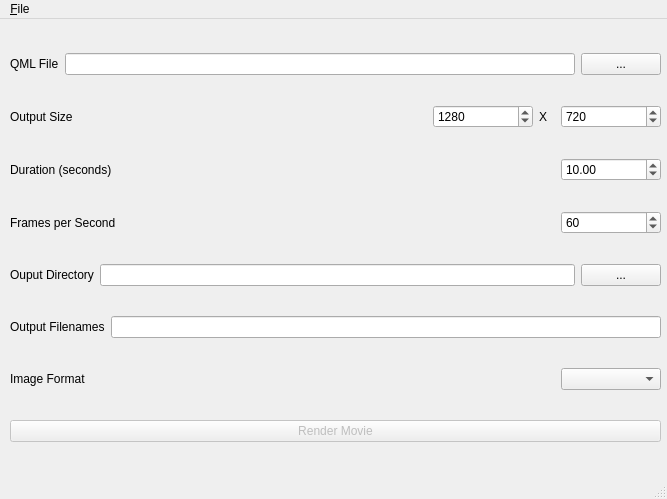
<?xml version="1.0" encoding="UTF-8"?>
<ui version="4.0">
 <class>MovieRendererWindow</class>
 <widget class="QMainWindow" name="MovieRendererWindow">
  <property name="geometry">
   <rect>
    <x>0</x>
    <y>0</y>
    <width>667</width>
    <height>499</height>
   </rect>
  </property>
  <property name="windowTitle">
   <string>QML Movie Renderer</string>
  </property>
  <widget class="QWidget" name="centralwidget">
   <widget class="QWidget" name="verticalLayoutWidget">
    <property name="geometry">
     <rect>
      <x>10</x>
      <y>10</y>
      <width>651</width>
      <height>441</height>
     </rect>
    </property>
    <layout class="QVBoxLayout" name="verticalLayout">
     <item>
      <layout class="QHBoxLayout" name="horizontalLayout">
       <item>
        <widget class="QLabel" name="label">
         <property name="text">
          <string>QML File</string>
         </property>
        </widget>
       </item>
       <item>
        <widget class="QLineEdit" name="qmlFileLineEdit"/>
       </item>
       <item>
        <widget class="QPushButton" name="openQmlFileButton">
         <property name="text">
          <string>...</string>
         </property>
        </widget>
       </item>
      </layout>
     </item>
     <item>
      <layout class="QHBoxLayout" name="horizontalLayout_2">
       <item>
        <widget class="QLabel" name="label_2">
         <property name="text">
          <string>Output Size</string>
         </property>
        </widget>
       </item>
       <item>
        <widget class="QSpinBox" name="widthSpinBox">
         <property name="maximumSize">
          <size>
           <width>100</width>
           <height>16777215</height>
          </size>
         </property>
         <property name="minimum">
          <number>1</number>
         </property>
         <property name="maximum">
          <number>4096</number>
         </property>
         <property name="value">
          <number>1280</number>
         </property>
        </widget>
       </item>
       <item>
        <widget class="QLabel" name="label_3">
         <property name="maximumSize">
          <size>
           <width>16</width>
           <height>16777215</height>
          </size>
         </property>
         <property name="text">
          <string>X</string>
         </property>
         <property name="scaledContents">
          <bool>false</bool>
         </property>
        </widget>
       </item>
       <item>
        <widget class="QSpinBox" name="heightSpinBox">
         <property name="maximumSize">
          <size>
           <width>100</width>
           <height>16777215</height>
          </size>
         </property>
         <property name="minimum">
          <number>1</number>
         </property>
         <property name="maximum">
          <number>4096</number>
         </property>
         <property name="value">
          <number>720</number>
         </property>
        </widget>
       </item>
      </layout>
     </item>
     <item>
      <layout class="QHBoxLayout" name="horizontalLayout_3">
       <item>
        <widget class="QLabel" name="label_4">
         <property name="text">
          <string>Duration (seconds)</string>
         </property>
        </widget>
       </item>
       <item>
        <widget class="QDoubleSpinBox" name="durationSpinBox">
         <property name="maximumSize">
          <size>
           <width>100</width>
           <height>16777215</height>
          </size>
         </property>
         <property name="maximum">
          <double>10000.000000000000000</double>
         </property>
         <property name="value">
          <double>10.000000000000000</double>
         </property>
        </widget>
       </item>
      </layout>
     </item>
     <item>
      <layout class="QHBoxLayout" name="horizontalLayout_4">
       <item>
        <widget class="QLabel" name="label_5">
         <property name="text">
          <string>Frames per Second</string>
         </property>
        </widget>
       </item>
       <item>
        <widget class="QSpinBox" name="fpsSpinBox">
         <property name="maximumSize">
          <size>
           <width>100</width>
           <height>16777215</height>
          </size>
         </property>
         <property name="minimum">
          <number>1</number>
         </property>
         <property name="maximum">
          <number>1200</number>
         </property>
         <property name="value">
          <number>60</number>
         </property>
        </widget>
       </item>
      </layout>
     </item>
     <item>
      <layout class="QHBoxLayout" name="horizontalLayout_5">
       <item>
        <widget class="QLabel" name="label_6">
         <property name="text">
          <string>Ouput Directory</string>
         </property>
        </widget>
       </item>
       <item>
        <widget class="QLineEdit" name="outputDirectoryLineEdit"/>
       </item>
       <item>
        <widget class="QPushButton" name="outputDirectoryPushButton">
         <property name="text">
          <string>...</string>
         </property>
        </widget>
       </item>
      </layout>
     </item>
     <item>
      <layout class="QHBoxLayout" name="horizontalLayout_6">
       <item>
        <widget class="QLabel" name="label_7">
         <property name="text">
          <string>Output Filenames</string>
         </property>
        </widget>
       </item>
       <item>
        <widget class="QLineEdit" name="outputFilenameLineEdit"/>
       </item>
      </layout>
     </item>
     <item>
      <layout class="QHBoxLayout" name="horizontalLayout_7">
       <item>
        <widget class="QLabel" name="label_8">
         <property name="text">
          <string>Image Format</string>
         </property>
        </widget>
       </item>
       <item>
        <widget class="QComboBox" name="imageFormatComboBox">
         <property name="maximumSize">
          <size>
           <width>100</width>
           <height>16777215</height>
          </size>
         </property>
        </widget>
       </item>
      </layout>
     </item>
     <item>
      <widget class="QPushButton" name="renderMovieButton">
       <property name="enabled">
        <bool>false</bool>
       </property>
       <property name="text">
        <string>Render Movie</string>
       </property>
      </widget>
     </item>
    </layout>
   </widget>
  </widget>
  <widget class="QMenuBar" name="menubar">
   <property name="geometry">
    <rect>
     <x>0</x>
     <y>0</y>
     <width>667</width>
     <height>22</height>
    </rect>
   </property>
   <widget class="QMenu" name="menu_File">
    <property name="title">
     <string>&amp;File</string>
    </property>
    <addaction name="actionE_xit"/>
   </widget>
   <addaction name="menu_File"/>
  </widget>
  <widget class="QStatusBar" name="statusbar"/>
  <action name="actionE_xit">
   <property name="text">
    <string>E&amp;xit</string>
   </property>
  </action>
 </widget>
 <resources/>
 <connections/>
</ui>
